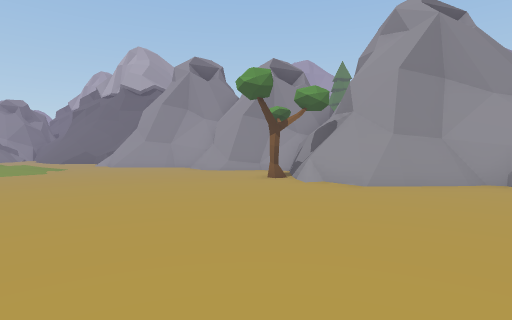
view 1 (above)

12 first-person views from a walk through a 3-D level made in the Unity game engine. The camera is 1.3 m above the floor, tilts 2° down and sees 80° across. The floor is counted in squares, 2 m on a side. Each view is taken from the middle of a square. On the plan, view 1 faces up. The plan holds only what a view shows up to about 10 squares ahead; the rest is blank. The place goes on beyond the plan. The player character is not drawn. Some animated figures are not drawn.

view 2
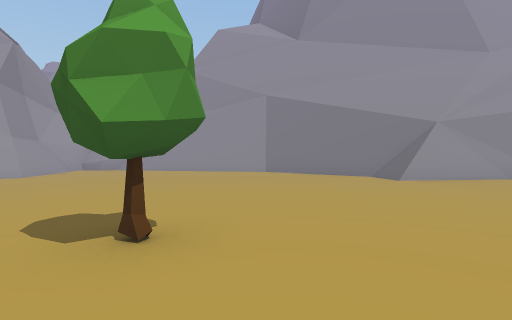

view 3
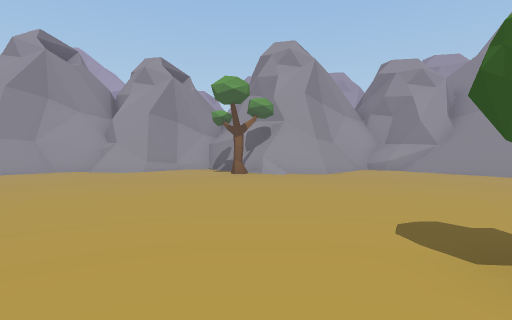

view 4
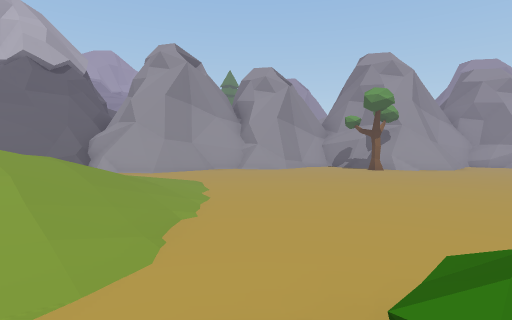

view 5
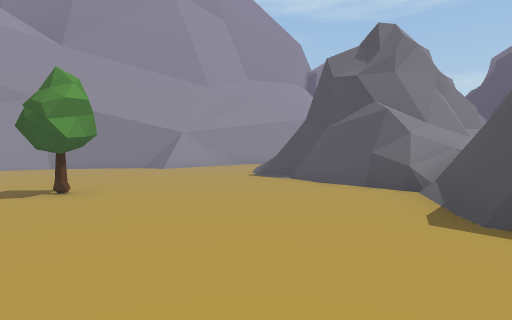

view 6
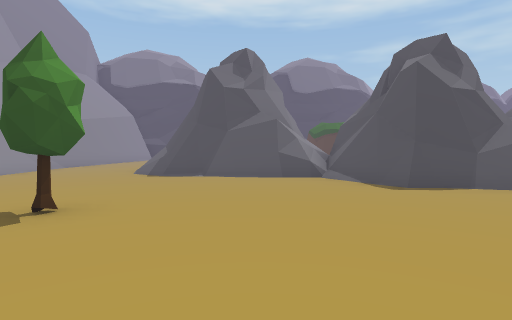

view 7
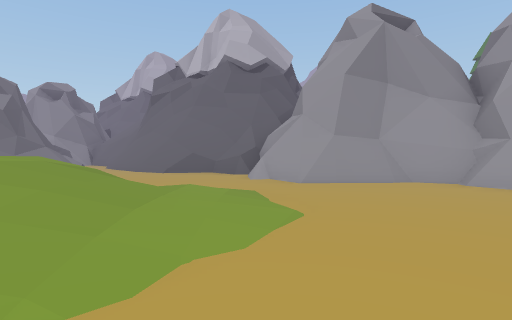

view 8
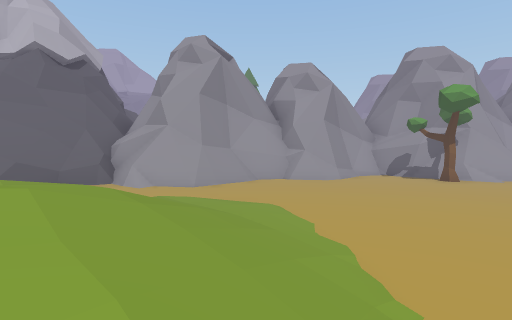

view 9
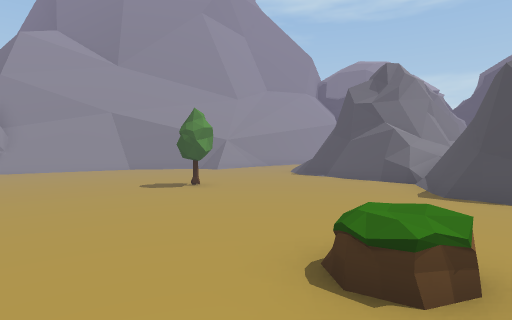

view 10
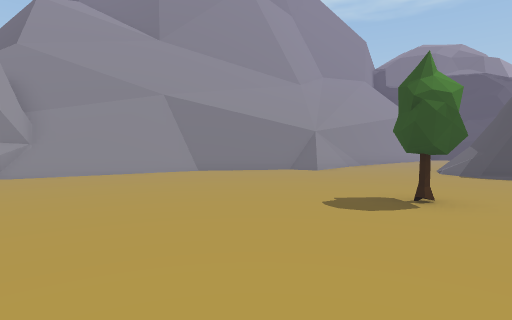

view 11
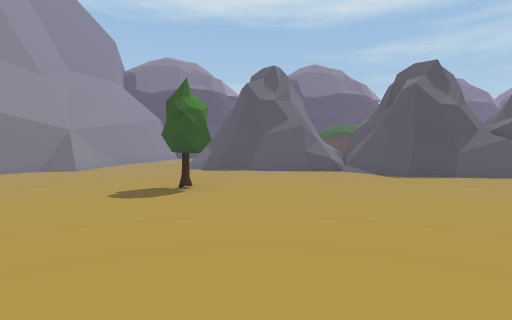

view 12
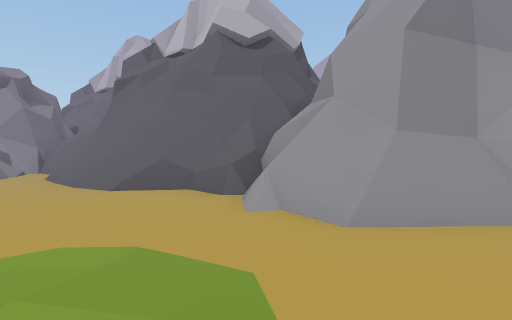

### Floor plan
Key: @ floor where view 1 was taken; # wall or solid block; . floor; / step, stairs or slope; = window, fence, low wall or low ledge; T tree; R rock.
Columns run from 9 left of view 1 to 6 right of it. Each row starts with its distance up from view 1.
 16 ####
 15 /=###
 14 ///=#
 13 ../##
 12 ...=##
 11 ....#####
 10  ./....=###
  9 ////......#
  8 ////......##
  7 ///......T##
  6 ///........####
  5 //............##
  4 ..............##
  3 .R............=#
  2 .............=##
  1 ......T......##=
  0 .........@...##
 -1 ##...........#
 -2 ###.........##
 -3   ###....../#
 -4    ####/...#=
 -5       #/...#

Where each view was taken, in squares from view 1:
view 1: 0 up, 0 right, facing up
view 2: 0 up, 5 left, facing right
view 3: 1 up, 5 left, facing up-right
view 4: 3 up, 9 left, facing up-right
view 5: 2 up, 8 left, facing down-right
view 6: 4 up, 5 left, facing down
view 7: 5 up, 6 left, facing up
view 8: 5 up, 9 left, facing up-right
view 9: 5 up, 9 left, facing down-right
view 10: 5 up, 4 left, facing down-right
view 11: 6 up, 4 left, facing down
view 12: 8 up, 6 left, facing up
